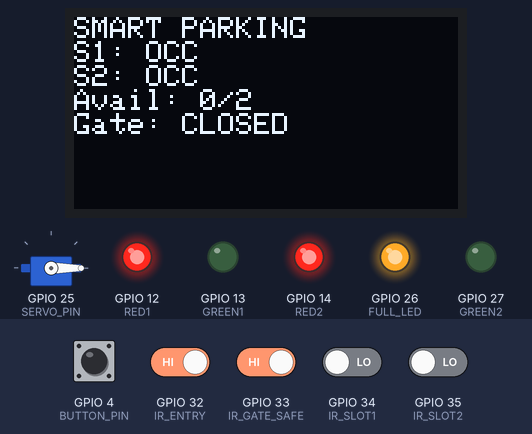
The sketch below on a simulated ESP32. On the bench: servo, 128×64 one-colour display, output pins drawn as LEDs (lit = HIGH). Inputs (shaded band) come from the test bench; at power-on: GPIO 4 (BUTTON_PIN), GPIO 32 (IR_ENTRY), GPIO 33 (IR_GATE_SAFE) HIGH, GPIO 34 (IR_SLOT1), GPIO 35 (IR_SLOT2) LOW. WiFi joins after 1.5 s; servers stay silent unless stated; uploads are accepted with an empty reply; what the sketch prints to the serial monitor is not drawn.

Above: at 2.7 s.
2.8 s: GPIO 4 (BUTTON_PIN) pulled LOW for 0.25 s
At 5.3 s:
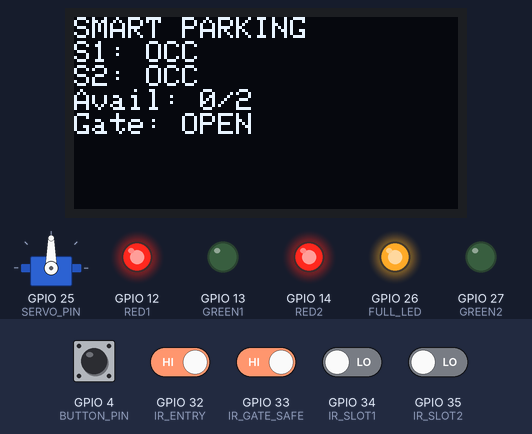
5.6 s: GPIO 34 (IR_SLOT1) driven HIGH
At 7.5 s:
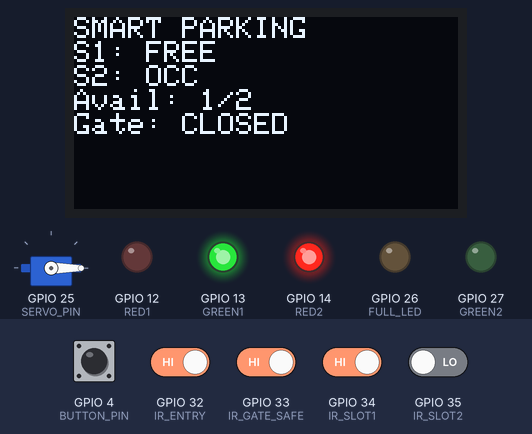
8.5 s: GPIO 35 (IR_SLOT2) driven HIGH
At 8.9 s:
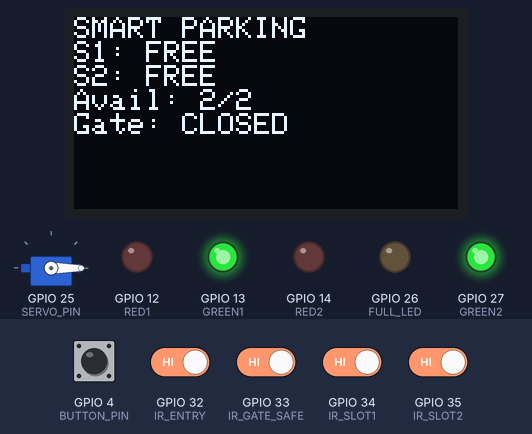
10.0 s: GPIO 32 (IR_ENTRY) driven LOW
At 11.83 s:
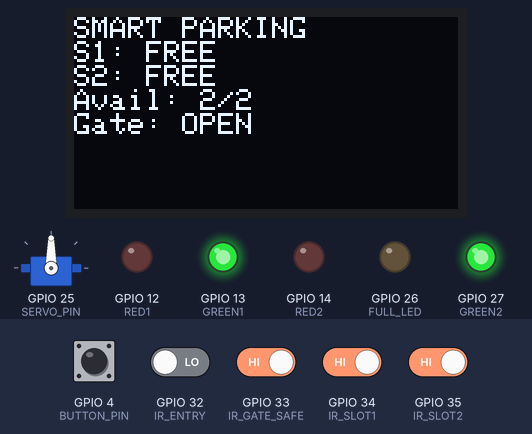
12.9 s: GPIO 34 (IR_SLOT1) driven LOW
At 13.8 s:
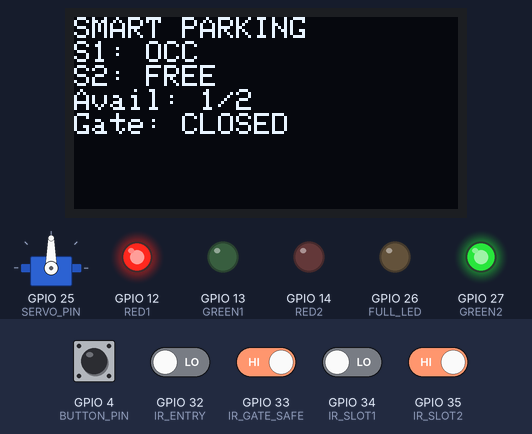
14.6 s: GPIO 35 (IR_SLOT2) driven LOW
At 15.3 s:
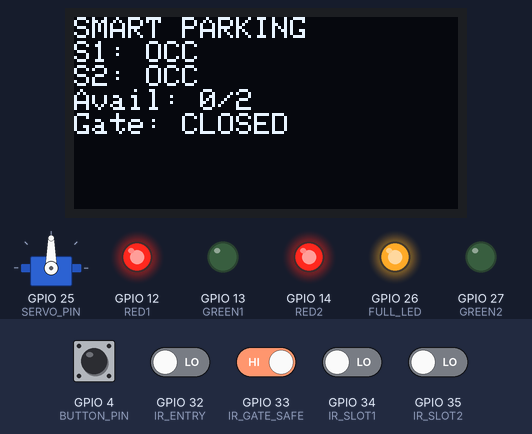
Timing chart, 0 to 18.6 s (numbered marks = the images above; inputs shaded):
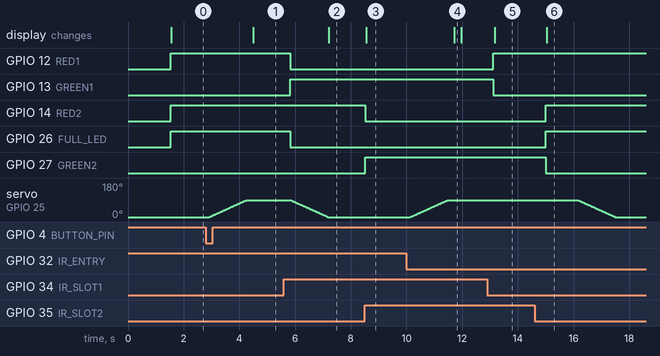

The sketch:

Day23_Smart_Parking_System_Favoriot_ESP32.ino
```cpp
#include <Wire.h>
#include <Adafruit_GFX.h>
#include <Adafruit_SSD1306.h>
#include <ESP32Servo.h>
#include <WiFi.h>
#include <HTTPClient.h>

const char* ssid = "wifiname";
const char* password = "password";

const char* favoriotURL = "https://apiv2.favoriot.com/v2/streams";
const char* deviceAccessToken = "----------------------";
const char* deviceID = "------------------------";

#define SCREEN_WIDTH 128
#define SCREEN_HEIGHT 64
Adafruit_SSD1306 display(SCREEN_WIDTH, SCREEN_HEIGHT, &Wire, -1);

Servo gateServo;
#define SERVO_PIN 25
#define SERVO_FREQ 50

#define GATE_CLOSED 0
#define GATE_OPEN   90

int currentGateAngle = GATE_CLOSED;
bool gateIsOpen = false;
unsigned long gateCloseTimer = 0;
bool waitingToClose = false;

#define IR_SLOT1     34
#define IR_SLOT2     35
#define IR_ENTRY     32
#define IR_GATE_SAFE 33

#define RED1     12
#define GREEN1   13
#define RED2     14
#define GREEN2   27
#define FULL_LED 26

#define BUTTON_PIN 4

unsigned long lastUpload = 0;
const unsigned long UPLOAD_INTERVAL = 60000;
const unsigned long MIN_UPLOAD_GAP  = 3000;

unsigned long slot1Start = 0;
unsigned long slot2Start = 0;
unsigned long slot1Duration = 0;
unsigned long slot2Duration = 0;

bool prevSlot1 = false;
bool prevSlot2 = false;
bool prevGate  = false;
int  prevAvailable = -1;

int gateObstructionFlag = 0;
int prevGateObstruction = 0;

void sendDataToFavoriot(bool slot1, bool slot2, int available,
                        int vehicleCount, bool gateOpen,
                        unsigned long dur1, unsigned long dur2,
                        String alert) {

  if (WiFi.status() != WL_CONNECTED) return;

  HTTPClient http;
  http.begin(favoriotURL);
  http.addHeader("Content-Type", "application/json");
  http.addHeader("apikey", deviceAccessToken);

  String payload = "{";
  payload += "\"device_developer_id\":\"" + String(deviceID) + "\",";
  payload += "\"data\":{";
  payload += "\"slot1\":" + String(slot1);
  payload += ",\"slot2\":" + String(slot2);
  payload += ",\"available\":" + String(available);
  payload += ",\"vehicle_count\":" + String(vehicleCount);
  payload += ",\"gate\":\"" + String(gateOpen ? "OPEN" : "CLOSED") + "\"";
  payload += ",\"slot1_duration_sec\":" + String(dur1);
  payload += ",\"slot2_duration_sec\":" + String(dur2);
  payload += ",\"alert\":\"" + alert + "\"";
  payload += ",\"gate_obstruction\":" + String(gateObstructionFlag);
  payload += "}}";

  int httpCode = http.POST(payload);
  Serial.print("Favoriot Upload: ");
  Serial.println(httpCode);

  http.end();
}

void moveGateSlow(int targetAngle) {

  if (currentGateAngle < targetAngle) {
    for (int a = currentGateAngle; a <= targetAngle; a++) {
      gateServo.write(a);
      delay(15);
    }
    gateIsOpen = true;
  }
  else {
    for (int a = currentGateAngle; a >= targetAngle; a--) {

      if (digitalRead(IR_GATE_SAFE) == LOW) {
        moveGateSlow(GATE_OPEN);
        return;
      }

      gateServo.write(a);
      delay(15);
    }
    gateIsOpen = false;
  }

  currentGateAngle = targetAngle;
}

void setup() {
  Serial.begin(115200);

  WiFi.begin(ssid, password);
  while (WiFi.status() != WL_CONNECTED) delay(500);

  pinMode(IR_SLOT1, INPUT);
  pinMode(IR_SLOT2, INPUT);
  pinMode(IR_ENTRY, INPUT);
  pinMode(IR_GATE_SAFE, INPUT);

  pinMode(RED1, OUTPUT);
  pinMode(GREEN1, OUTPUT);
  pinMode(RED2, OUTPUT);
  pinMode(GREEN2, OUTPUT);
  pinMode(FULL_LED, OUTPUT);

  pinMode(BUTTON_PIN, INPUT_PULLUP);

  gateServo.setPeriodHertz(SERVO_FREQ);
  gateServo.attach(SERVO_PIN, 500, 2400);
  gateServo.write(GATE_CLOSED);

  Wire.begin(21, 22);
  display.begin(SSD1306_SWITCHCAPVCC, 0x3C);
  display.clearDisplay();
  display.setTextSize(1);
  display.setTextColor(WHITE);
}

void loop() {

  bool slot1Occupied = digitalRead(IR_SLOT1) == LOW;
  bool slot2Occupied = digitalRead(IR_SLOT2) == LOW;
  bool entryDetected = digitalRead(IR_ENTRY) == LOW;
  bool gateUnsafe    = digitalRead(IR_GATE_SAFE) == LOW;
  bool manualOpen    = digitalRead(BUTTON_PIN) == LOW;

  digitalWrite(RED1, slot1Occupied);
  digitalWrite(GREEN1, !slot1Occupied);
  digitalWrite(RED2, slot2Occupied);
  digitalWrite(GREEN2, !slot2Occupied);

  int available = (!slot1Occupied) + (!slot2Occupied);
  bool parkingFull = (available == 0);
  digitalWrite(FULL_LED, parkingFull);

  bool shouldOpenGate = gateUnsafe || manualOpen || (!parkingFull && entryDetected);

  if (shouldOpenGate) {
    waitingToClose = false;
    moveGateSlow(GATE_OPEN);
  }
  else {
    if (!waitingToClose) {
      gateCloseTimer = millis();
      waitingToClose = true;
    }
    if (millis() - gateCloseTimer >= 1000) {
      moveGateSlow(GATE_CLOSED);
      waitingToClose = false;
    }
  }

  if (slot1Occupied && slot1Start == 0) slot1Start = millis();
  if (!slot1Occupied && slot1Start) {
    slot1Duration = (millis() - slot1Start) / 1000;
    slot1Start = 0;
  }

  if (slot2Occupied && slot2Start == 0) slot2Start = millis();
  if (!slot2Occupied && slot2Start) {
    slot2Duration = (millis() - slot2Start) / 1000;
    slot2Start = 0;
  }

  int vehicleCount = 2 - available;

  String alert = "NONE";
  if (gateUnsafe)       alert = "GATE_BLOCKED";
  else if (parkingFull) alert = "PARKING_FULL";

  gateObstructionFlag = gateUnsafe ? 1 : 0;

  unsigned long now = millis();

  bool stateChanged =
    slot1Occupied != prevSlot1 ||
    slot2Occupied != prevSlot2 ||
    available     != prevAvailable ||
    gateIsOpen    != prevGate ||
    gateObstructionFlag != prevGateObstruction;

  if ((stateChanged && now - lastUpload > MIN_UPLOAD_GAP) ||
      (now - lastUpload > UPLOAD_INTERVAL)) {

    sendDataToFavoriot(slot1Occupied, slot2Occupied, available,
                       vehicleCount, gateIsOpen,
                       slot1Duration, slot2Duration, alert);

    lastUpload = now;
    prevSlot1 = slot1Occupied;
    prevSlot2 = slot2Occupied;
    prevAvailable = available;
    prevGate = gateIsOpen;
    prevGateObstruction = gateObstructionFlag;
  }

  display.clearDisplay();
  display.setCursor(0, 0);
  display.println("SMART PARKING");
  display.print("S1: "); display.println(slot1Occupied ? "OCC" : "FREE");
  display.print("S2: "); display.println(slot2Occupied ? "OCC" : "FREE");
  display.print("Avail: "); display.print(available); display.println("/2");
  display.print("Gate: "); display.println(gateIsOpen ? "OPEN" : "CLOSED");
  display.display();

  delay(200);
}
```

Measured:
- after the input at 2.8 s, servo on GPIO 25 (SERVO_PIN): moves from 0° to 90° over 1.4 s, starting after 0.12 s; the display: changes after 1.7 s (image 1)
- after the input at 5.6 s, GPIO 12 (RED1), GPIO 26 (FULL_LED): HIGH → LOW after 0.22 s; GPIO 13 (GREEN1): LOW → HIGH after 0.22 s; servo on GPIO 25 (SERVO_PIN): goes on until 7.2 s, then stays 0°; the display: changes after 1.6 s (image 2)
- after the input at 8.5 s, GPIO 14 (RED2): HIGH → LOW at once; GPIO 27 (GREEN2): LOW → HIGH at once; the display: changes after 0.06 s (image 3)
- after the input at 10.0 s, servo on GPIO 25 (SERVO_PIN): moves from 0° to 90° over 1.4 s, starting after 0.14 s; the display: changes after 1.7 s (image 4)
- after the input at 12.9 s, GPIO 12 (RED1): LOW → HIGH after 0.22 s; GPIO 13 (GREEN1): HIGH → LOW after 0.22 s; the display: changes after 0.26 s (image 5)
- after the input at 14.6 s, GPIO 14 (RED2), GPIO 26 (FULL_LED): LOW → HIGH after 0.41 s; GPIO 27 (GREEN2): HIGH → LOW after 0.41 s; servo on GPIO 25 (SERVO_PIN): moves from 90° to 0° over 1.3 s, starting after 1.6 s; the display: changes after 0.43 s (image 6)
